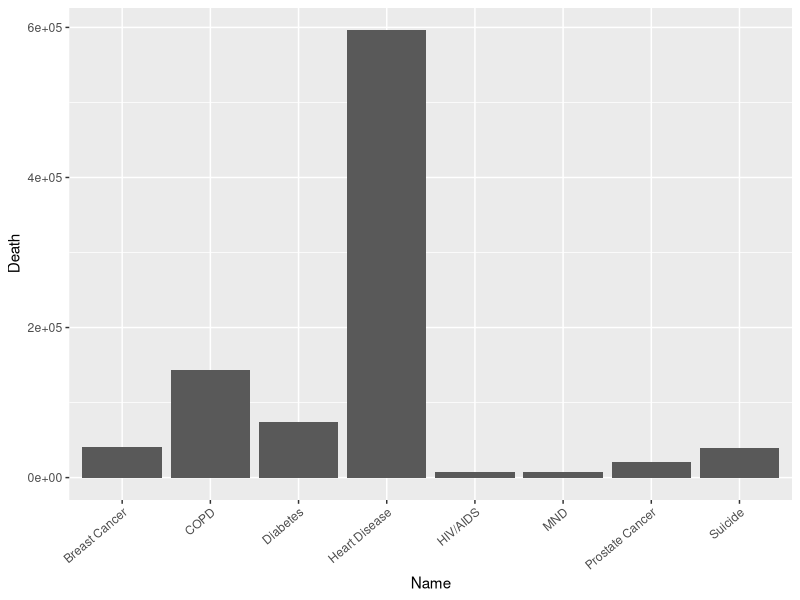
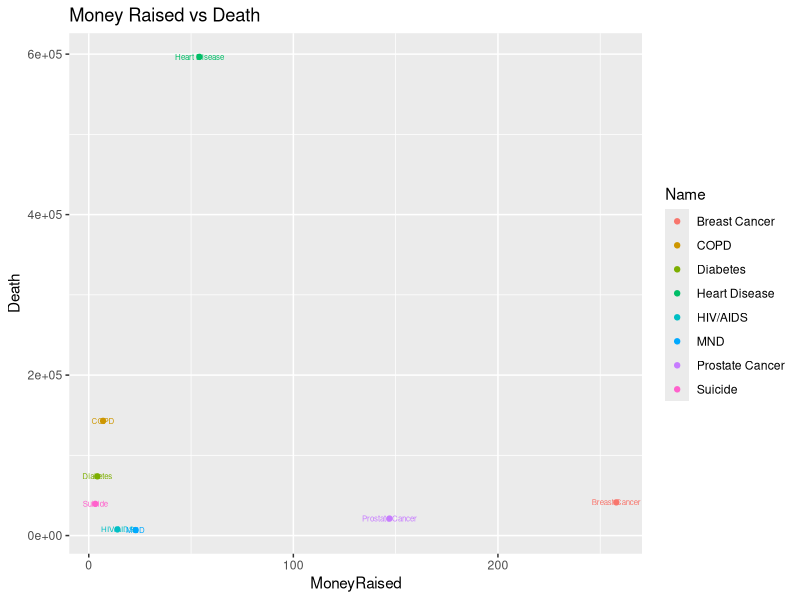
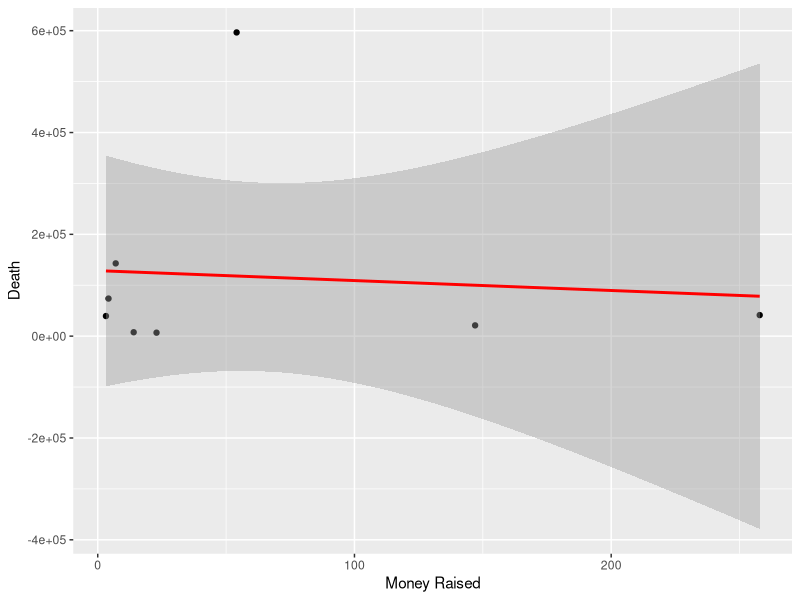

Here is the R script that generated these plots, in order:
## ---- chunk 1
require(ggplot2)
setwd("~/GoogleDrive/Schoolwork/2014Fall/QMSS4063G/qmssviz/Lab1")
dat <- read.table('Donation-Disease.csv',sep=',',header=T,stringsAsFactors=FALSE)
dat$Name[7] <- 'MND'
dat$Name[8] <- 'COPD'
ggplot(dat,aes(x=Name,y=Death)) + geom_histogram(stat='identity') + 
  theme(axis.text.x = element_text(angle = 40, hjust = 1))
## ---- chunk 2
ggplot(dat,aes(x=MoneyRaised,y=Death,color=Name)) + geom_point() + geom_text(aes(label=Name),size=2) + ggtitle(label = 'Money Raised vs Death') 
  

## ---- chunk 3
fit <- lm(dat$Death~dat$MoneyRaised)
ggplotRegression <- function (fit,col_group=1) {
require(ggplot2)
ggplot(fit$model, aes_string(x = names(fit$model)[2], y = names(fit$model)[1])) + 
  geom_point(color=col_group) +
  stat_smooth(method = "lm", col = "red") 
}
ggplotRegression(fit = fit) + xlab('Money Raised') + ylab('Death')

